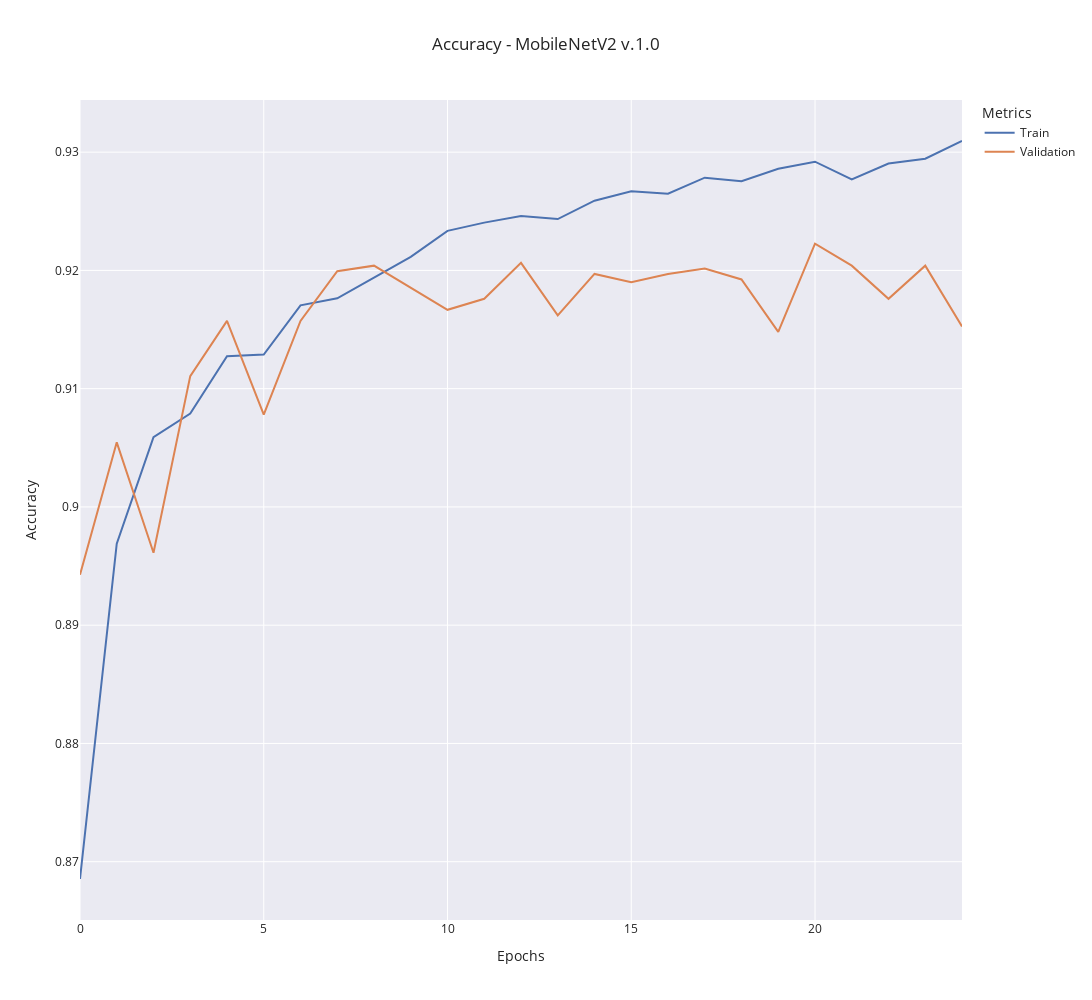

Notebook code for this chart:
### Code cell
window_size = 0
train_data = (
    moving_average(train_metrics["accuracy"], window_size)
    if window_size != 0
    else train_metrics["accuracy"]
)
validation_data = (
    moving_average(validation_metrics["val_accuracy"], window_size)
    if window_size != 0
    else validation_metrics["val_accuracy"]
)

fig = go.Figure()

fig.add_trace(
    go.Scatter(
        y=train_data,
        x=np.arange(len(train_data)),
        mode="lines",
        name="Train",
    )
)

fig.add_trace(
    go.Scatter(
        y=validation_data,
        x=np.arange(len(validation_data)),
        mode="lines",
        name="Validation",
    )
)

fig.update_layout(
    title=f"Accuracy - {model_name} {version}",
    xaxis_title="Epochs",
    yaxis_title="Accuracy",
    legend_title="Metrics",
    template="seaborn",
    width=1200,
    height=1000,
)

fig.show()

### Figure 1 — Plotly figure (JSON) as saved in the notebook; plotly's stock layout.template omitted (floating-point values rounded to 4 significant figures)
{"data": [{"mode": "lines", "name": "Train", "type": "scatter", "x": [0, 1, 2, 3, 4, 5, 6, 7, 8, 9, 10, 11, 12, 13, 14, 15, 16, 17, 18, 19, 20, 21, 22, 23, 24], "y": [0.8685, 0.8969, 0.9059, 0.9079, 0.9127, 0.9129, 0.917, 0.9176, 0.9194, 0.9211, 0.9233, 0.924, 0.9246, 0.9243, 0.9259, 0.9267, 0.9265, 0.9278, 0.9275, 0.9286, 0.9292, 0.9277, 0.929, 0.9294, 0.9309]}, {"mode": "lines", "name": "Validation", "type": "scatter", "x": [0, 1, 2, 3, 4, 5, 6, 7, 8, 9, 10, 11, 12, 13, 14, 15, 16, 17, 18, 19, 20, 21, 22, 23, 24], "y": [0.8943, 0.9055, 0.8961, 0.9111, 0.9157, 0.9078, 0.9157, 0.9199, 0.9204, 0.9185, 0.9167, 0.9176, 0.9206, 0.9162, 0.9197, 0.919, 0.9197, 0.9202, 0.9192, 0.9148, 0.9223, 0.9204, 0.9176, 0.9204, 0.9153]}], "layout": {"height": 1000, "legend": {"title": {"text": "Metrics"}}, "title": {"text": "Accuracy - MobileNetV2 v.1.0"}, "width": 1200, "xaxis": {"title": {"text": "Epochs"}}, "yaxis": {"title": {"text": "Accuracy"}}}}
